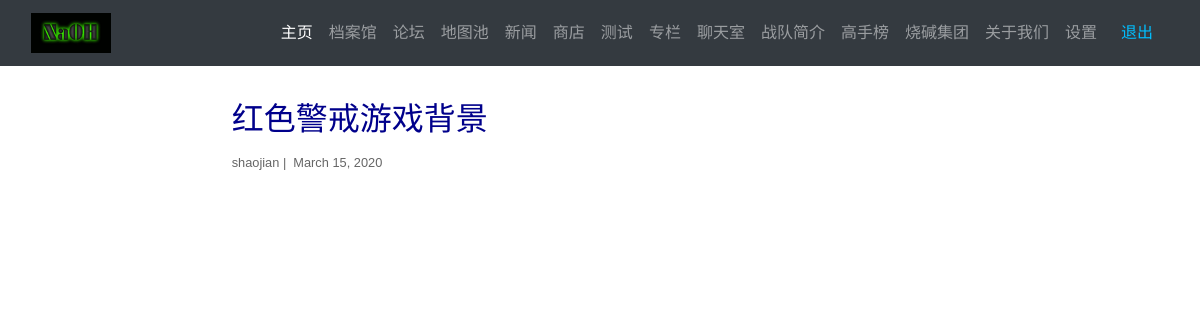
The app's page /setting/my_column (signed in) with its own data.
### essays/models.py (models this page shows)
class Post(models.Model):
    user = models.ForeignKey(User, on_delete=models.CASCADE)
    title = models.CharField(max_length=50)
    body = models.CharField(max_length=10000, validators=[MinLengthValidator(150)])
    created_on = models.DateTimeField(auto_now_add=True)
    count = models.IntegerField(default=0)
    rate = models.FloatField(default=0)
    rate_total = models.FloatField(default=0)
    rate_num = models.IntegerField(default=0)

### projects/views.py (the view)
# urls.py: path("setting/my_column", views.my_column, name="my_column"),
def my_column(request):
    posts = Column.objects.filter(
        user=request.user
    ).order_by(
        '-created_on'
    )
    language = select_language(request)
    context = {
        'language': language,
        "posts": posts
    }
    return render(request, "my_column.html", context)

### cart/context_processors.py (called while the page is built)
def select_language(request):
    language = 'English'
    if request.user.is_authenticated:
        if request.session.get(request.user.username, None) == None:
            request.session[request.user.username] = 'Chinese'
        language = request.session[request.user.username]
    return language

def cart(request):
	return {'cart': Cart(request), 'language': select_language(request)}

### projects/utils.py (called while the page is built)
def select_language(request):
    language = 'English'
    if request.user.is_authenticated:
        if request.session.get(request.user.username, None) == None:
            request.session[request.user.username] = 'Chinese'
        language = request.session[request.user.username]
    return language

### projects/templates/my_column.html
{% extends "base.html" %}
{% load static %}
{% block page_content %}
<br>
<div class="col-md-8 offset-md-2" style="text-overflow:  ellipsis;">
{% for post in posts %}
    <h2 style="text-overflow: ellipsis;"><a style="color: #00008B;" href="{% url 'essay_details' post.pk%}">{{ post.title }}</a></h2>
    <small>
        {{ post.user }} |&nbsp;
        {{ post.created_on.date }}
    </small>
    <br>
{% endfor %}
</div>
{% endblock %}

### NaOH_camp/templates/base.html (style rules this page uses)
a { font-family: 'Libre Baskerville', serif; }

### records on screen
Post: title "红色警戒游戏背景", user "shaojian", created_on "March 15, 2020"
